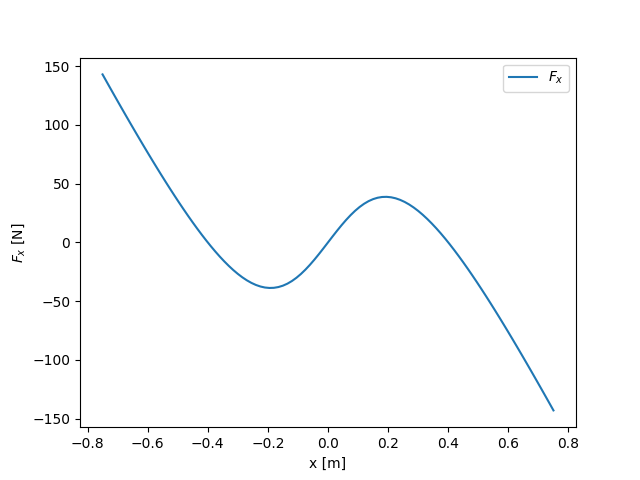

Reproduce this figure in Python.
import numpy as np
import matplotlib.pyplot as plt

m = 5
k = 500
l0 = 0.5
h = 0.3

x = np.linspace(-0.75, 0.75, 101)
Fx = -k*x*(1 - l0/np.sqrt(x**2 + h**2))


plt.plot(x, Fx, label=r'$F_x$')
plt.xlabel('x [m]')
plt.ylabel(r'$F_x$ [N]')
plt.legend(loc='upper right')
# plt.savefig('oppgave_e')
plt.show()
